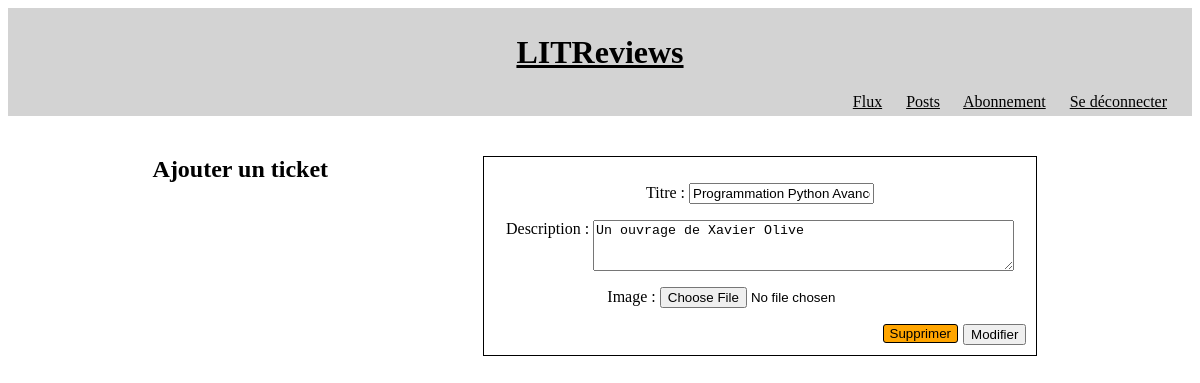
Page /tickets/21/modify (signed in) on the earlier database version.
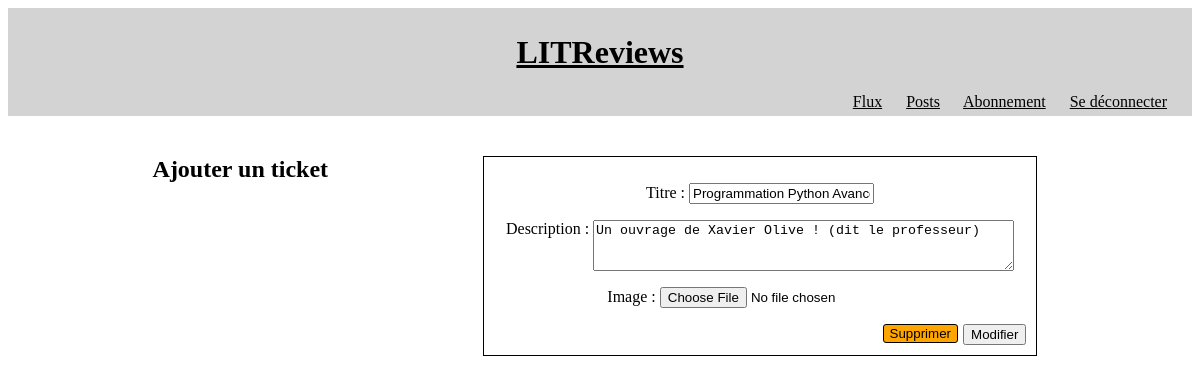
Same page on the later database version.
### reviews/models.py (models this page shows, shortened)
class Ticket(models.Model):
    title = models.CharField(verbose_name="Titre", max_length=128)
    description = models.CharField(max_length=2048)
    user = models.ForeignKey(to=settings.AUTH_USER_MODEL,
                             on_delete=models.CASCADE)
    image = models.ImageField(null=True,
                              blank=True)
    time_created = models.DateTimeField(auto_now_add=True)
    objects = models.Manager()

### reviews/views.py (the view, shortened to what this page needs)
class AddTicket(LoginRequiredMixin, View):
    model_form = TicketForm
    template_name = 'reviews/add_ticket.html'
    def get(self, request, ticket_id=None):
        if ticket_id is not None:
            ticket = Ticket.objects.get(id=ticket_id)
            form = self.model_form(instance=ticket)
        else:
            form = self.model_form()
            ticket = None
        return render(request, self.template_name, {'form': form,
                                                    'ticket': ticket})

### reviews/forms.py
class TicketForm(ModelForm):
    class Meta:
        model = Ticket
        exclude = ('user', 'time_created')
        widgets = {
            'description': Textarea(attrs={'cols': 50, 'rows': 3}),
        }

### reviews/templates/reviews/add_ticket.html (shortened to what this page needs)
{% extends 'base.html' %}
  {% block content %}
      <h2>Ajouter un ticket</h2>
      <div class="block">
      <form action="" method="post">
          {{ form.as_p }}
          {% if ticket %}
          <input class="floating" type="submit" value="Modifier">
            {% url 'delete_ticket' ticket.id as link %}
        {% include 'reviews/partials/button_snippet.html' with link=link class='warning floating' text='Supprimer' %}
          {% else %}
            <input type="submit" value="Ajouter">
          {% endif %}
      </form>
    </div>
  {% endblock content %}

Differences in the rows shown:
changed Ticket "Programmation Python Avancée": description "Un ouvrage de Xavier Olive" → "Un ouvrage de Xavier Olive ! (dit le professeur)"
